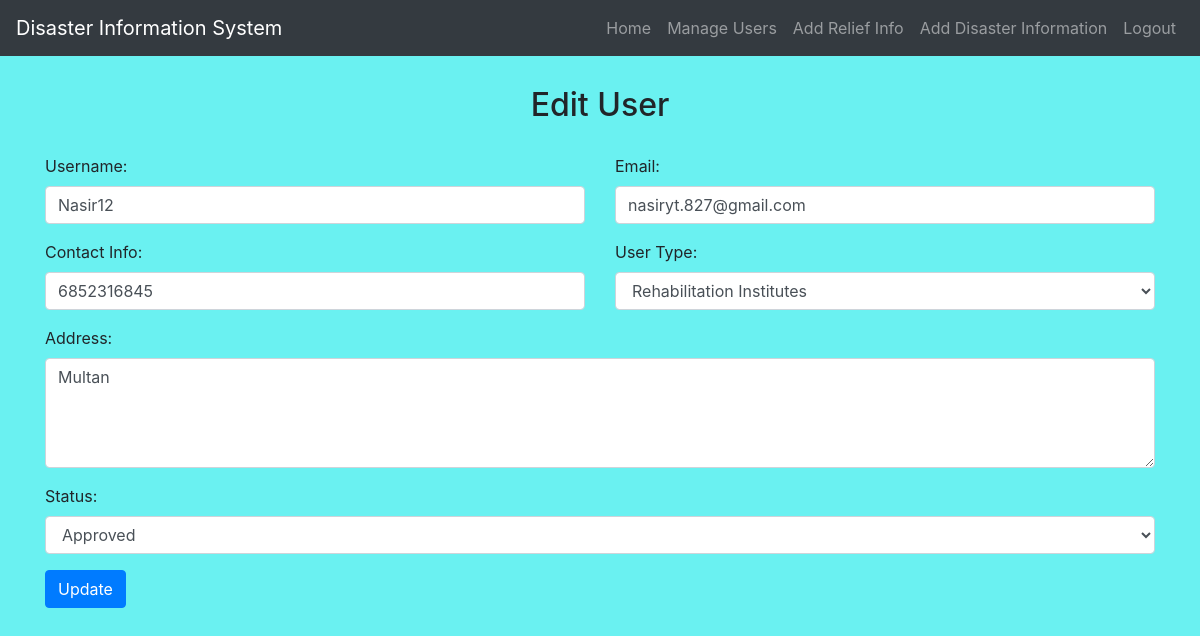
/admin/edit_user.php?user_id=1 (signed in), run on the app's committed database.
### tables this page shows
CREATE TABLE `user` (
  `UserID` int(11) NOT NULL,
  `Username` varchar(255) NOT NULL,
  `Email` varchar(255) NOT NULL,
  `Password` varchar(255) NOT NULL,
  `ContactInfo` varchar(255) NOT NULL,
  `UserType` enum('General User','Rehabilitation Institutes') NOT NULL,
  `Address` text NOT NULL,
  `Status` varchar(20) NOT NULL DEFAULT 'Pending'
);

### admin/edit_user.php (the view, shortened to what this page needs)
<?php
include('config.php');
if (isset($_GET['user_id'])) {
    $userIDToEdit = $_GET['user_id'];
    $editSql = "SELECT * FROM User WHERE UserID = '$userIDToEdit'";
    $result = $conn->query($editSql);
    if ($result->num_rows == 1) {
        $user = $result->fetch_assoc();
        $username = $user['Username'];
        $email = $user['Email'];
        $contact = $user['ContactInfo'];
        $usertype = $user['UserType'];
        $address = $user['Address'];
        $status = $user['Status'];
    } else {
        header("Location: manage_users.php");
        exit();
    }
} else {
    header("Location: manage_users.php");
    exit();
}
?>
<!DOCTYPE html>
<html lang="en">
<head>
    <link rel="stylesheet" href="https://stackpath.bootstrapcdn.com/bootstrap/4.5.2/css/bootstrap.min.css">
    <link rel="stylesheet" href="./css/style.css">
</head>
<body>
    <?php include('navbar.php'); ?>
    <div class="container mt-3">
        <h2>Edit User</h2>
        <?php
        echo "<form action='edit_user.php?user_id={$userIDToEdit}' method='post'>
                <div class='row'>
                    <div class='col-md-6'>
                        <div class='form-group'>
                            <label for='username'>Username:</label>
                            <input type='text' class='form-control' id='username' name='username' value='$username' required>
                        </div>
                    </div>
                    <div class='col-md-6'>
                        <div class='form-group'>
                            <label for='email'>Email:</label>
                            <input type='email' class='form-control' id='email' name='email' value='$email' required>
                        </div>
                    </div>
                </div>
                <div class='row'>
                    <div class='col-md-6'>
                        <div class='form-group'>
                            <label for='contact'>Contact Info:</label>
                            <input type='text' class='form-control' id='contact' name='contact' value='$contact' required>
                        </div>
                    </div>
                    <div class='col-md-6'>
                        <div class='form-group'>
                            <label for='usertype'>User Type:</label>
                            <select class='form-control' id='usertype' name='usertype' required>
                                <option value='Rehabilitation Institutes' " . ($usertype == 'Rehabilitation Institutes' ? 'selected' : '') . ">Rehabilitation Institutes</option>
                                <option value='General User' " . ($usertype == 'General User' ? 'selected' : '') . ">General User</option>
                            </select>
                        </div>
                    </div>
                </div>
                <div class='form-group'>
                    <label for='address'>Address:</label>
                    <textarea class='form-control' id='address' name='address' rows='4' required>$address</textarea>
                </div>
                <div class='form-group'>
                    <label for='status'>Status:</label>
                    <select class='form-control' id='status' name='status' required>
                        <option value='Pending' " . ($status == 'Pending' ? 'selected' : '') . ">Pending</option>
                        <option value='Approved' " . ($status == 'Approved' ? 'selected' : '') . ">Approved</option>
                        <option value='Rejected' " . ($status == 'Rejected' ? 'selected' : '') . ">Rejected</option>
                    </select>
                </div>
                <button type='submit' class='btn btn-primary'>Update</button>
            </form>";
        ?>
    </div>
</body>
</html>

### admin/css/style.css (style rules this page uses)
body { background-color:rgb(106, 241, 241); }
h1 , h2 , h3 , h4 { text-align: center; margin: 30px; }

### data on the page
user: username "Nasir12", email "nasiryt.827@gmail.com", contact "6852316845", usertype "Rehabilitation Institutes", address "Multan", status "Approved"
